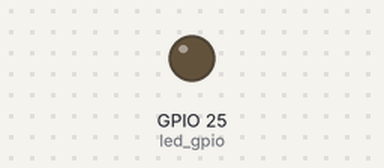
A program run on a simulated ESP32. Shown: output pins drawn as LEDs (lit = HIGH).

Above: at 0.05 s.
At 3.0 s:
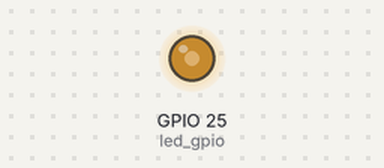
At 4.0 s:
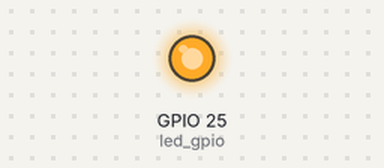
At 6.0 s:
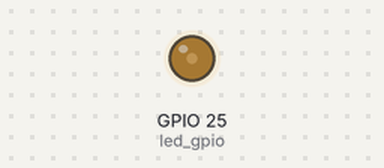
Timing chart, 0 to 7.8 s (numbered marks = the images above):
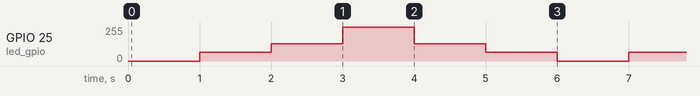

The program:

main.cpp
```cpp
#include <Arduino.h>

const byte led_gpio = 25; // the PWM pin the LED is attached to
int brightness = 0;    // how bright the LED is
int fadeAmount = 1;    // how many points to fade the LED by

// the setup routine runs once when you press reset:
void setup() {
  ledcAttachPin(led_gpio, 0); // assign a led pins to a channel

  // Initialize channels
  // channels 0-15, resolution 1-16 bits, freq limits depend on resolution
  // ledcSetup(uint8_t channel, uint32_t freq, uint8_t resolution_bits);
  ledcSetup(0, 4000, 2); // 4 kHz PWM, 8-bit resolution

  //2^2 => 4
  // 2^3 => 8
  // 2^8 => 256
  // 2^12 => 4,096
}

// the loop routine runs over and over again forever:
void loop() {
  ledcWrite(0, brightness); // set the brightness of the LED

  // change the brightness for next time through the loop:
  brightness = brightness + fadeAmount;

  // reverse the direction of the fading at the ends of the fade:
  if (brightness <= 0 || brightness >= 3) {
    fadeAmount = -fadeAmount;
  }
  // wait for 30 milliseconds to see the dimming effect
  delay(1000);
}
```

Measured:
- by itself, GPIO 25 (led_gpio): repeats every 6.0 s: 128/255 1.0 s, 255/255 1.0 s, 128/255 1.0 s, 64/255 1.0 s, 0/255 1.0 s, 64/255 1.0 s
